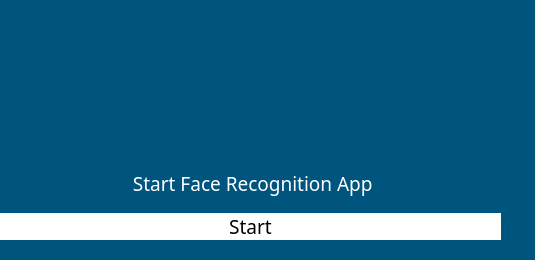
<?xml version="1.0" encoding="UTF-8"?>
<ui version="4.0">
 <class>Dialog</class>
 <widget class="QDialog" name="Dialog">
  <property name="geometry">
   <rect>
    <x>0</x>
    <y>0</y>
    <width>535</width>
    <height>260</height>
   </rect>
  </property>
  <property name="maximumSize">
   <size>
    <width>800</width>
    <height>680</height>
   </size>
  </property>
  <property name="windowTitle">
   <string>Face Recognition App</string>
  </property>
  <property name="windowIcon">
   <iconset>
    <normaloff>:/icon/icon.png</normaloff>:/icon/icon.png</iconset>
  </property>
  <property name="styleSheet">
   <string notr="true">background-color: rgb(0, 85, 127);</string>
  </property>
  <widget class="QLabel" name="logolabel">
   <property name="geometry">
    <rect>
     <x>0</x>
     <y>0</y>
     <width>501</width>
     <height>151</height>
    </rect>
   </property>
   <property name="styleSheet">
    <string notr="true">background-color: rgb(0, 85, 127);</string>
   </property>
   <property name="text">
    <string/>
   </property>
   <property name="pixmap">
    <pixmap>:/logo/logo.png</pixmap>
   </property>
  </widget>
  <widget class="QWidget" name="verticalLayoutWidget">
   <property name="geometry">
    <rect>
     <x>0</x>
     <y>160</y>
     <width>501</width>
     <height>80</height>
    </rect>
   </property>
   <layout class="QVBoxLayout" name="verticalLayout">
    <item>
     <layout class="QHBoxLayout" name="horizontalLayout">
      <item alignment="Qt::AlignHCenter">
       <widget class="QLabel" name="filelabel">
        <property name="font">
         <font>
          <family>Leelawadee</family>
          <pointsize>12</pointsize>
          <italic>false</italic>
          <bold>false</bold>
         </font>
        </property>
        <property name="styleSheet">
         <string notr="true">background-color: rgb(0, 85, 127);font-size:14pt;
border-radius:20px;
font: 36pt &quot;MS Reference Sans Serif&quot;;
color:rgb(255, 255, 255);
background-color: rgb(0, 85, 127);

font: 12pt &quot;Leelawadee&quot;;</string>
        </property>
        <property name="text">
         <string> Start Face Recognition App</string>
        </property>
       </widget>
      </item>
     </layout>
    </item>
    <item>
     <widget class="QPushButton" name="runButton">
      <property name="font">
       <font>
        <family>Leelawadee</family>
        <pointsize>12</pointsize>
        <italic>false</italic>
        <bold>false</bold>
       </font>
      </property>
      <property name="styleSheet">
       <string notr="true">background-color: rgb(0, 85, 127);font-size:14pt;
border-radius:20px;

background-color: rgb(255, 255, 255);

font: 12pt &quot;Leelawadee&quot;;</string>
      </property>
      <property name="text">
       <string>Start</string>
      </property>
     </widget>
    </item>
   </layout>
  </widget>
 </widget>
 <resources>
  <include location="resource.qrc"/>
 </resources>
 <connections/>
</ui>
